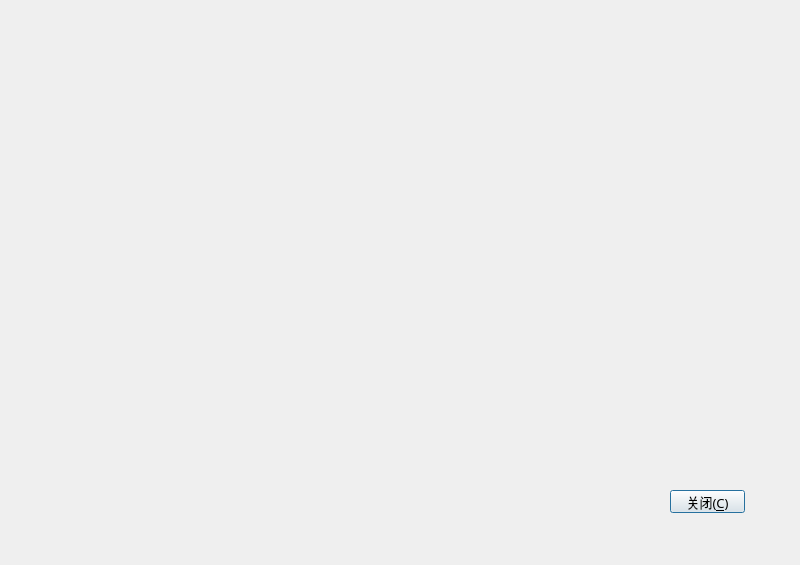
<?xml version="1.0" encoding="UTF-8"?>
<ui version="4.0">
 <class>About</class>
 <widget class="QWidget" name="About">
  <property name="geometry">
   <rect>
    <x>0</x>
    <y>0</y>
    <width>800</width>
    <height>565</height>
   </rect>
  </property>
  <property name="minimumSize">
   <size>
    <width>800</width>
    <height>565</height>
   </size>
  </property>
  <property name="maximumSize">
   <size>
    <width>800</width>
    <height>565</height>
   </size>
  </property>
  <property name="windowTitle">
   <string>综合测评系统 - 关于</string>
  </property>
  <property name="windowIcon">
   <iconset resource="icons.qrc">
    <normaloff>:/image/icon.png</normaloff>:/image/icon.png</iconset>
  </property>
  <widget class="QPushButton" name="pushButton">
   <property name="geometry">
    <rect>
     <x>670</x>
     <y>490</y>
     <width>75</width>
     <height>23</height>
    </rect>
   </property>
   <property name="font">
    <font>
     <family>宋体</family>
     <pointsize>10</pointsize>
    </font>
   </property>
   <property name="text">
    <string>关闭(&amp;C)</string>
   </property>
   <property name="default">
    <bool>true</bool>
   </property>
  </widget>
  <widget class="QWidget" name="widget" native="true">
   <property name="geometry">
    <rect>
     <x>0</x>
     <y>0</y>
     <width>801</width>
     <height>571</height>
    </rect>
   </property>
   <property name="styleSheet">
    <string notr="true">border-image:url(:/image/about.png);</string>
   </property>
  </widget>
  <zorder>widget</zorder>
  <zorder>pushButton</zorder>
 </widget>
 <resources>
  <include location="icons.qrc"/>
 </resources>
 <connections>
  <connection>
   <sender>pushButton</sender>
   <signal>clicked()</signal>
   <receiver>About</receiver>
   <slot>close()</slot>
   <hints>
    <hint type="sourcelabel">
     <x>720</x>
     <y>497</y>
    </hint>
    <hint type="destinationlabel">
     <x>762</x>
     <y>364</y>
    </hint>
   </hints>
  </connection>
 </connections>
</ui>
